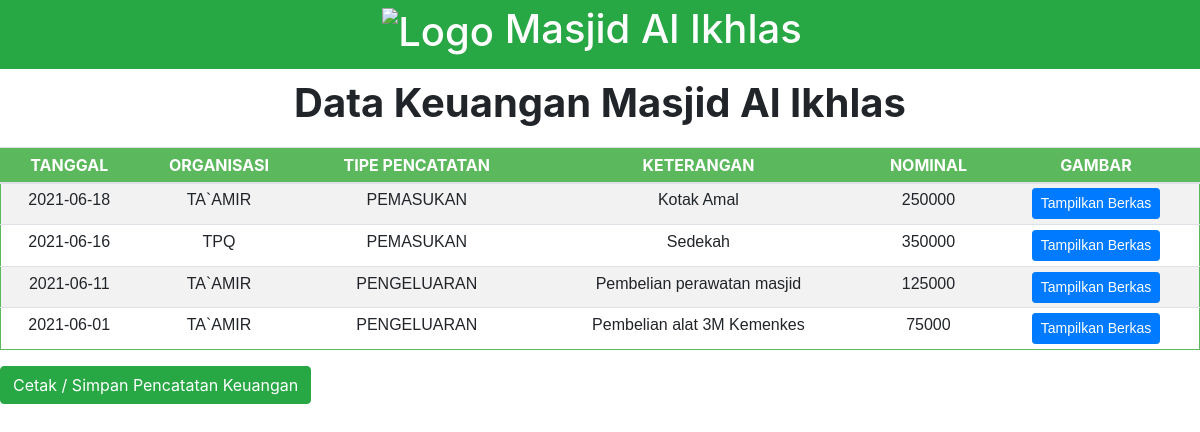
The app's page /data.php with its own data.
### tables this page shows
CREATE TABLE `tbl_keuangan` (
  `id_keuangan` int(30) NOT NULL,
  `id_admin` int(30) NOT NULL,
  `tipe_organisasi` varchar(30) NOT NULL,
  `tipe_pencatatan` varchar(30) NOT NULL,
  `tanggal` date NOT NULL,
  `keterangan` varchar(255) NOT NULL,
  `nominal` int(30) NOT NULL,
  `berkas` varchar(255) NOT NULL
);

### data.php (the view, shortened to what this page needs)
<?php
  include ('koneksi.php');
?>
<!DOCTYPE HTML>
<html>
    <head>
        <link href="assets/css/style.css" rel="stylesheet">
        <link href="assets/css/bootstrap.min.css" rel="stylesheet">
    </head>
    <body style="padding: 0px;">
    <nav class="navbar navbar-dark bg-success justify-content-center p-0">
      <a class="navbar-brand" href="index.php">
        <h1><img src="assets/img/logoMasjid.png" alt="Logo" style="width:40px;">  Masjid Al Ikhlas</h1>
      </a>
    </nav>
    <div class="container-fluid">
      <div class="row">
        <h1 style="margin: auto; margin-top:10px;"><b>Data Keuangan Masjid Al Ikhlas</b></h1>
          <div class="table-responsive">
            <table class="table table-striped table-sm" style="margin-top:20px;">
              <thead>
                <tr>
                  <th>TANGGAL</th>
                  <th>ORGANISASI</th>
                  <th>TIPE PENCATATAN</th>
                  <th>KETERANGAN</th>
                  <th>NOMINAL</th>
                  <th class="hide-print">GAMBAR</th>
                </tr>
              </thead>
              <tbody>
                <?php
                  $query = "SELECT * FROM tbl_keuangan";
                  $result = mysqli_query($conn, $query);
                 ?>
                 <?php while($data = mysqli_fetch_array($result)): ?>
                  <tr>
                    <td><?php echo $data['tanggal'];  ?></td>
                    <td><?php echo $data['tipe_organisasi'];  ?></td>
                    <td><?php echo $data['tipe_pencatatan'];  ?></td>
                    <td><?php echo $data['keterangan'];  ?></td>
                    <td><?php echo $data['nominal'];  ?></td>
                    <td class="hide-print">
                      <a href="berkas/<?php echo $data['berkas']; ?>" class="btn navbar-dark btn-primary btn-sm"> Tampilkan Berkas</a>
                    </td>
                  </tr>
                 <?php endwhile ?>
              </tbody>
            </table>
            <button id="tombol-print" class="btn btn-success" onclick="window.print()">Cetak / Simpan Pencatatan Keuangan</button>
          </div>
      </div>
    </div>
    </body>
</html>

### assets/css/style.css (style rules this page uses)
body { height: 100%; font-family: sans-serif; padding-top: 20px; padding-bottom: 20px; }
.table-responsive tr td { font-family: sans-serif; }
table { border-collapse: collapse; border-spacing: 0; width: 100%; border: 1px solid #5cb85c; }
table tr th { text-align: center;; }
th, td { text-align: center; padding: 16px; }
th { background-color:#5cb85c; color: white; text-align: center; }
#tombol-print { margin-bottom: 10px; }

### records on screen
tbl_keuangan: tanggal "2021-06-18", tipe_organisasi "TA`AMIR", tipe_pencatatan "PEMASUKAN", keterangan "Kotak Amal", nominal "250000"
tbl_keuangan: tanggal "2021-06-16", tipe_organisasi "TPQ", tipe_pencatatan "PEMASUKAN", keterangan "Sedekah", nominal "350000"
tbl_keuangan: tanggal "2021-06-11", tipe_organisasi "TA`AMIR", tipe_pencatatan "PENGELUARAN", keterangan "Pembelian perawatan masjid", nominal "125000"
tbl_keuangan: tanggal "2021-06-01", tipe_organisasi "TA`AMIR", tipe_pencatatan "PENGELUARAN", keterangan "Pembelian alat 3M Kemenkes", nominal "75000"
